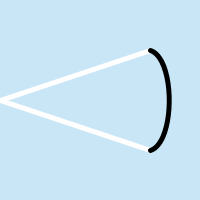
Frame 1 (no input)
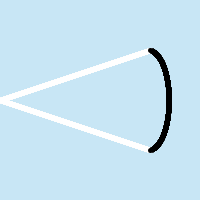
Frame 60 (the mouse pressed at the canvas centre just before this capture)
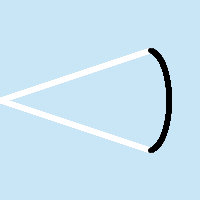
Frame 120 (the mouse held since frame 60 and released just before this capture)

The Processing sketch that drew these frames (run headless with seeded random() and noise(); from frame 60 on, the mouse is pressed at the canvas centre):

// Processing sketch: Arcs
// ── Arcs.pde
int radius;

void setup() {
size(200,200);
radius = width/2;
strokeWeight(5);
background(#C8E6F5);
noFill();
}

// It goes clockwise!
void draw() {
stroke(255);
line(0,height/2,150,50);
line(0,height/2,150,height-50);
stroke(0);
curve(0,height/2, 150,50,150,height-50,0,height/2);
}
